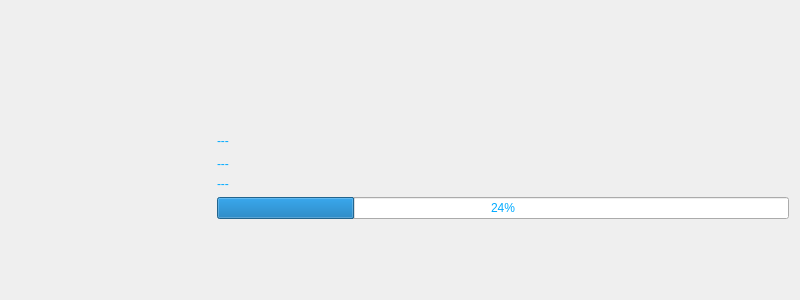
<?xml version="1.0" encoding="UTF-8"?>
<ui version="4.0">
 <class>SyncWidget</class>
 <widget class="QWidget" name="SyncWidget">
  <property name="geometry">
   <rect>
    <x>0</x>
    <y>0</y>
    <width>800</width>
    <height>300</height>
   </rect>
  </property>
  <property name="maximumSize">
   <size>
    <width>800</width>
    <height>300</height>
   </size>
  </property>
  <property name="windowTitle">
   <string>Form</string>
  </property>
  <property name="styleSheet">
   <string notr="true">color: rgb(0, 170, 255);</string>
  </property>
  <property name="locale">
   <locale language="English" country="UnitedStates"/>
  </property>
  <layout class="QFormLayout" name="formLayout">
   <item row="0" column="1">
    <spacer name="verticalSpacer">
     <property name="orientation">
      <enum>Qt::Vertical</enum>
     </property>
     <property name="sizeHint" stdset="0">
      <size>
       <width>20</width>
       <height>300</height>
      </size>
     </property>
    </spacer>
   </item>
   <item row="1" column="0">
    <spacer name="horizontalSpacer">
     <property name="orientation">
      <enum>Qt::Horizontal</enum>
     </property>
     <property name="sizeHint" stdset="0">
      <size>
       <width>200</width>
       <height>20</height>
      </size>
     </property>
    </spacer>
   </item>
   <item row="1" column="1">
    <widget class="QLabel" name="labelExplain">
     <property name="text">
      <string>---</string>
     </property>
    </widget>
   </item>
   <item row="2" column="1">
    <widget class="QLabel" name="labelRemain">
     <property name="text">
      <string>---</string>
     </property>
    </widget>
   </item>
   <item row="3" column="1">
    <layout class="QHBoxLayout" name="horizontalLayout">
     <item>
      <widget class="QLabel" name="labelStatus">
       <property name="text">
        <string>---</string>
       </property>
      </widget>
     </item>
    </layout>
   </item>
   <item row="4" column="1">
    <widget class="QProgressBar" name="progressbarSync">
     <property name="value">
      <number>24</number>
     </property>
    </widget>
   </item>
   <item row="5" column="1">
    <spacer name="verticalSpacer_2">
     <property name="orientation">
      <enum>Qt::Vertical</enum>
     </property>
     <property name="sizeHint" stdset="0">
      <size>
       <width>20</width>
       <height>250</height>
      </size>
     </property>
    </spacer>
   </item>
  </layout>
 </widget>
 <resources/>
 <connections/>
</ui>
